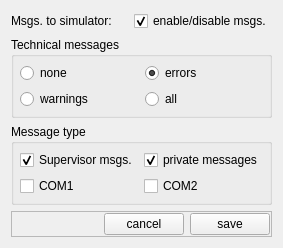
<?xml version="1.0" encoding="UTF-8"?>
<ui version="4.0">
 <class>CSettingsSimulatorMessagesComponent</class>
 <widget class="QFrame" name="CSettingsSimulatorMessagesComponent">
  <property name="geometry">
   <rect>
    <x>0</x>
    <y>0</y>
    <width>228</width>
    <height>212</height>
   </rect>
  </property>
  <property name="windowTitle">
   <string>Frame</string>
  </property>
  <layout class="QGridLayout" name="gridLayout">
   <item row="0" column="0">
    <widget class="QLabel" name="lbl_Messages">
     <property name="text">
      <string>Msgs. to simulator:</string>
     </property>
    </widget>
   </item>
   <item row="0" column="1">
    <widget class="QCheckBox" name="cb_Messages">
     <property name="text">
      <string>enable/disable msgs.</string>
     </property>
     <property name="checkable">
      <bool>true</bool>
     </property>
     <property name="checked">
      <bool>true</bool>
     </property>
    </widget>
   </item>
   <item row="2" column="0" colspan="2">
    <widget class="QGroupBox" name="gb_MessageTypes">
     <property name="title">
      <string>Message type</string>
     </property>
     <layout class="QGridLayout" name="gl_MessageTypes">
      <property name="leftMargin">
       <number>6</number>
      </property>
      <property name="topMargin">
       <number>6</number>
      </property>
      <property name="rightMargin">
       <number>6</number>
      </property>
      <property name="bottomMargin">
       <number>6</number>
      </property>
      <item row="0" column="1">
       <widget class="QCheckBox" name="cb_PrivateMessages">
        <property name="text">
         <string>private messages</string>
        </property>
        <property name="checked">
         <bool>true</bool>
        </property>
       </widget>
      </item>
      <item row="0" column="0">
       <widget class="QCheckBox" name="cb_SupervisorMessages">
        <property name="text">
         <string>Supervisor msgs.</string>
        </property>
        <property name="checked">
         <bool>true</bool>
        </property>
       </widget>
      </item>
      <item row="1" column="0">
       <widget class="QCheckBox" name="cb_Com1">
        <property name="text">
         <string>COM1</string>
        </property>
       </widget>
      </item>
      <item row="1" column="1">
       <widget class="QCheckBox" name="cb_Com2">
        <property name="text">
         <string>COM2</string>
        </property>
       </widget>
      </item>
     </layout>
    </widget>
   </item>
   <item row="1" column="0" colspan="2">
    <widget class="QGroupBox" name="gb_TechnicalMessages">
     <property name="title">
      <string>Technical messages</string>
     </property>
     <layout class="QGridLayout" name="gl_TechnicalMessages">
      <property name="leftMargin">
       <number>6</number>
      </property>
      <property name="topMargin">
       <number>6</number>
      </property>
      <property name="rightMargin">
       <number>6</number>
      </property>
      <property name="bottomMargin">
       <number>6</number>
      </property>
      <item row="0" column="1">
       <widget class="QRadioButton" name="rb_ErrorsOnly">
        <property name="text">
         <string>errors</string>
        </property>
        <property name="checked">
         <bool>true</bool>
        </property>
       </widget>
      </item>
      <item row="0" column="0">
       <widget class="QRadioButton" name="rb_NoTechnicalMessages">
        <property name="text">
         <string>none</string>
        </property>
       </widget>
      </item>
      <item row="1" column="1">
       <widget class="QRadioButton" name="rb_ErrorWarningsInfo">
        <property name="text">
         <string>all</string>
        </property>
       </widget>
      </item>
      <item row="1" column="0">
       <widget class="QRadioButton" name="rb_ErrorsAndWarnings">
        <property name="text">
         <string>warnings</string>
        </property>
       </widget>
      </item>
     </layout>
    </widget>
   </item>
   <item row="3" column="0" colspan="2">
    <widget class="QFrame" name="fr_Buttons">
     <property name="frameShape">
      <enum>QFrame::StyledPanel</enum>
     </property>
     <property name="frameShadow">
      <enum>QFrame::Raised</enum>
     </property>
     <layout class="QHBoxLayout" name="hl_Buttons">
      <property name="leftMargin">
       <number>1</number>
      </property>
      <property name="topMargin">
       <number>1</number>
      </property>
      <property name="rightMargin">
       <number>1</number>
      </property>
      <property name="bottomMargin">
       <number>1</number>
      </property>
      <item>
       <spacer name="hs_Buttons">
        <property name="orientation">
         <enum>Qt::Horizontal</enum>
        </property>
        <property name="sizeHint" stdset="0">
         <size>
          <width>40</width>
          <height>20</height>
         </size>
        </property>
       </spacer>
      </item>
      <item>
       <widget class="QPushButton" name="pb_Cancel">
        <property name="text">
         <string>cancel</string>
        </property>
       </widget>
      </item>
      <item>
       <widget class="QPushButton" name="pb_Save">
        <property name="text">
         <string>save</string>
        </property>
       </widget>
      </item>
     </layout>
    </widget>
   </item>
  </layout>
 </widget>
 <resources/>
 <connections/>
</ui>
